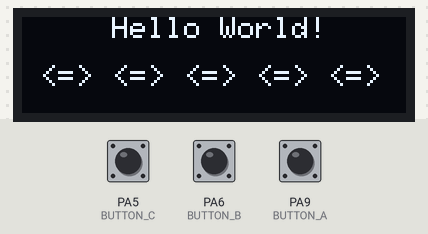
A sketch run on a simulated STM32 Blue Pill. On the bench: 128×32 one-colour display. The test bench sets the inputs (shaded band); at power-on: PA5 (BUTTON_C) HIGH, PA6 (BUTTON_B) HIGH, PA9 (BUTTON_A) HIGH. The display library's start-up logo is not drawn; what the sketch prints to the serial monitor is not drawn.

Above: at 2.2 s.
2.3 s: PA5 (BUTTON_C) pulled LOW for 1 s
At 2.49 s:
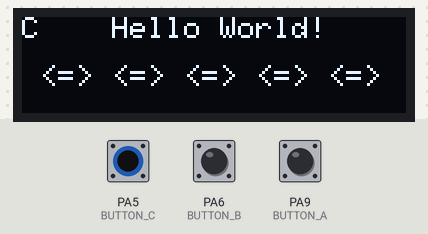
At 4.1 s:
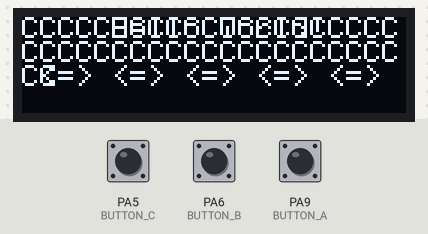
4.8 s: PA6 (BUTTON_B) pulled LOW for 1 s
At 6.3 s:
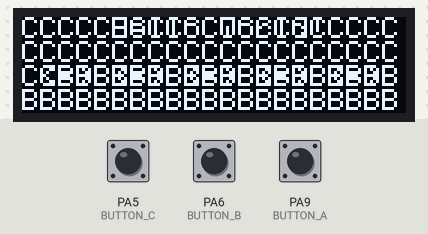
Timing chart, 0 to 7.8 s (numbered marks = the images above; inputs shaded):
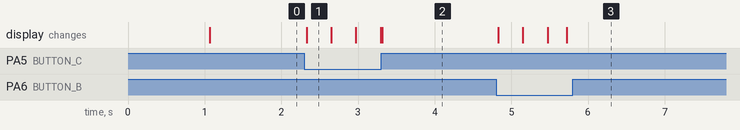

Measured:
- after the input at 2.3 s, the display: changes at once (image 1)
- after the input at 4.8 s, the display: first changes at once (image 3 shows a later state)

The sketch:

oled_test.ino
```cpp
#include <SPI.h>
#include <Wire.h>
#include <Adafruit_GFX.h>
#include <Adafruit_SSD1306.h>

Adafruit_SSD1306 display = Adafruit_SSD1306();

#if defined(ESP8266)
  #define BUTTON_A 0
  #define BUTTON_B 16
  #define BUTTON_C 2
  #define LED      0
#elif defined(ARDUINO_STM32F2_FEATHER)
  #define BUTTON_A PA15
  #define BUTTON_B PC7
  #define BUTTON_C PC5
  #define LED PB5
#elif defined(TEENSYDUINO)
  #define BUTTON_A 4
  #define BUTTON_B 3
  #define BUTTON_C 8
  #define LED 13
#else
  #define BUTTON_A 9
  #define BUTTON_B 6
  #define BUTTON_C 5
  #define LED      13
#endif

#if (SSD1306_LCDHEIGHT != 32)
 #error("Height incorrect, please fix Adafruit_SSD1306.h!");
#endif

void setup() {
  Serial.begin(9600);

  Serial.println("OLED FeatherWing test");
  // by default, we'll generate the high voltage from the 3.3v line internally! (neat!)
  display.begin(SSD1306_SWITCHCAPVCC, 0x3C);  // initialize with the I2C addr 0x3C (for the 128x32)
  // init done
  Serial.println("OLED begun");

  // Show image buffer on the display hardware.
  // Since the buffer is intialized with an Adafruit splashscreen
  // internally, this will display the splashscreen.
  display.display();
  delay(1000);

  // Clear the buffer.
  display.clearDisplay();
  display.display();

  Serial.println("IO test");

  pinMode(BUTTON_A, INPUT_PULLUP);
  pinMode(BUTTON_B, INPUT_PULLUP);
  pinMode(BUTTON_C, INPUT_PULLUP);

  // text display tests
  display.setTextSize(1);
  display.setTextColor(WHITE);
  display.setCursor(0,0);
  display.println("     Hello World!    ");
  display.println("");
  display.println(" <=> <=> <=> <=> <=> ");
  display.println("");
  display.setCursor(0,0);
  display.display(); // actually display all of the above
}


void loop() {
  if (! digitalRead(BUTTON_A)) display.print("A");
  if (! digitalRead(BUTTON_B)) display.print("B");
  if (! digitalRead(BUTTON_C)) display.print("C");
  delay(10);
  yield();
  display.display();
}
```
